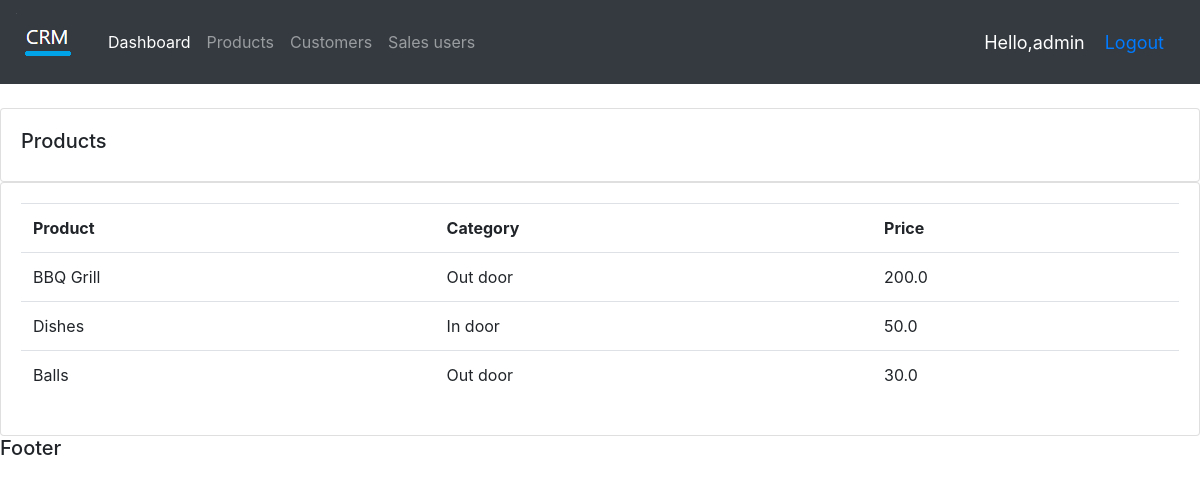
Screenshot of /products/ (signed in) with the database file from the repository.
### accounts/models.py (models this page shows, shortened)
class Product(models.Model):
    CATEGORY=(
        ('In door','In door'),
        ('Out door','Out door'),
    )
    name=models.CharField(max_length=200,null=True)
    price=models.FloatField(null=True)
    category=models.CharField(max_length=200,null=True,choices=CATEGORY)
    description=models.CharField(max_length=200,null=True,blank=True)
    date_created = models.DateTimeField(auto_now_add=True,null=True)
    tags = models.ManyToManyField(Tag)

### accounts/views.py (the view)
# urls.py: path('products/', views.products,name="products"),
@login_required(login_url='login')
def products(request):
    products=Product.objects.all()
    context={'products': products,}
    return render(request,'accounts/products.html',context)

### accounts/templates/accounts/products.html
{%  extends 'accounts/main.html' %}
{% block content %}
		<br>
		<div class="row">
			<div class="col-md">
				<div class="card card-body">
					<h5>Products</h5>
				</div>
				<div class="card card-body">
					<table class="table">
						<tr>
							<th>Product</th>
							<th>Category</th>
							<th>Price</th>
						</tr>
						{% for i in products %}
						<tr>
							<td>{{i.name}}</td>
							<td>{{i.category}}</td>
							<td>{{i.price}}</td>
						</tr>
						{% endfor %}
					</table>
				</div>
			</div>
		</div>
{% endblock content %}

### accounts/templates/accounts/navbar.html (shortened to what this page needs)
{% load static %}
<nav class="navbar navbar-expand-lg navbar-dark bg-dark">
    <a class="navbar-brand" href="#"><img src="{% static 'images/logo.png' %}"></a>
    <div class="collapse navbar-collapse" id="navbarNav">
      <ul class="navbar-nav">
        <li class="nav-item active">
          <a class="nav-link" href="{% url 'home' %}">Dashboard</a>
        </li>
        <li class="nav-item">
          <a class="nav-link" href="{% url 'products' %}">Products</a>
        </li>
        <li class="nav-item">
          <a class="nav-link" href="{% url 'list_customer' %}">Customers</a>
        </li>
        <li class="nav-item">
          <a class="nav-link" href="{% url 'su_list' %}">Sales users</a>
        </li>
      </ul>
    </div>
    <span class="login">Hello,{{request.user}}</span>
    <span class="login"><a href="{% url 'logout' %}">Logout</a></span>
</nav>

### accounts/templates/accounts/navbar.html (style rules this page uses)
.login { font-size: 18px; color: #fff; margin-right: 20px; }

### rows the page displays
Product: name "BBQ Grill", category "Out door", price "200.0"
Product: name "Dishes", category "In door", price "50.0"
Product: name "Balls", category "Out door", price "30.0"

### other values shown
{{ request.user }} "admin"
